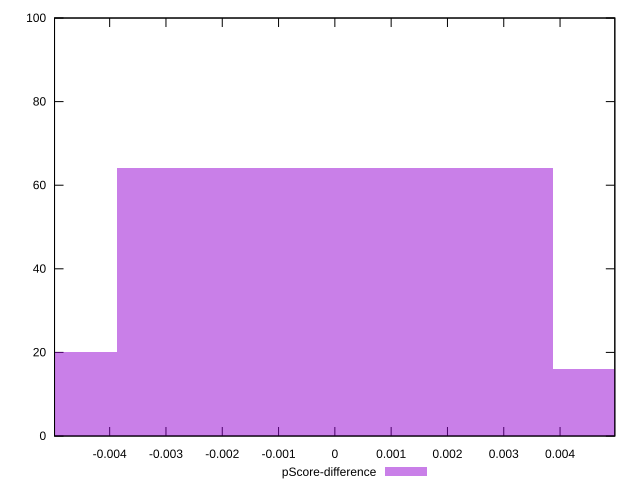

Generate this figure with gnuplot:
reset

$pScoreDifference <<EOF
-0.00773992253805068 20
0 64
0.00773992253805068 16
EOF

set key outside below
set boxwidth 0.00773992253805068
set xrange [-0.0049792562219429515:0.0049729242426154174]
set yrange [0:100]
set trange [0:100]
set style fill transparent solid 0.5 noborder
set terminal svg size 640, 490 enhanced background rgb 'white'
set output "report_00018_2021-02-10T15-25-16.877Z/first-contentful-paint/samples/pages/pScore-difference/histogram.svg"

plot $pScoreDifference title "pScore-difference" with boxes

reset
